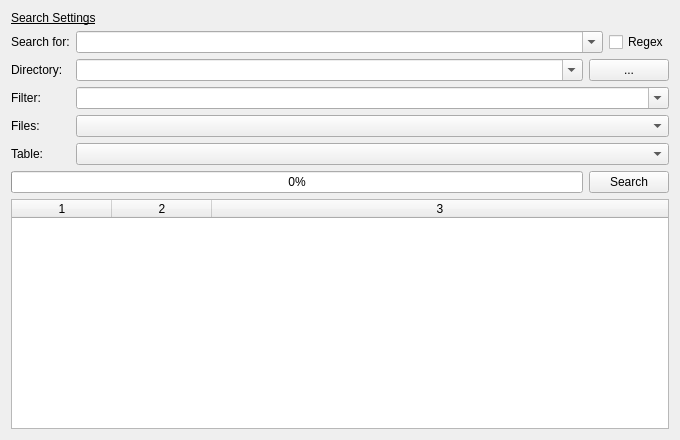
<?xml version="1.0" encoding="UTF-8"?>
<ui version="4.0">
 <class>SearchDlg</class>
 <widget class="QDialog" name="SearchDlg">
  <property name="geometry">
   <rect>
    <x>0</x>
    <y>0</y>
    <width>680</width>
    <height>440</height>
   </rect>
  </property>
  <property name="sizePolicy">
   <sizepolicy hsizetype="Preferred" vsizetype="Preferred">
    <horstretch>0</horstretch>
    <verstretch>0</verstretch>
   </sizepolicy>
  </property>
  <property name="maximumSize">
   <size>
    <width>16777215</width>
    <height>16777215</height>
   </size>
  </property>
  <property name="windowTitle">
   <string>Search in Files...</string>
  </property>
  <layout class="QVBoxLayout" name="verticalLayout">
   <item>
    <layout class="QHBoxLayout" name="horizontalLayout">
     <item>
      <layout class="QFormLayout" name="formLayout">
       <item row="0" column="0" colspan="2">
        <widget class="QLabel" name="labelSettings">
         <property name="font">
          <font>
           <underline>true</underline>
          </font>
         </property>
         <property name="text">
          <string>Search Settings</string>
         </property>
        </widget>
       </item>
       <item row="1" column="0">
        <widget class="QLabel" name="labelSearchFor">
         <property name="text">
          <string>Search for:</string>
         </property>
        </widget>
       </item>
       <item row="1" column="1">
        <layout class="QHBoxLayout" name="horizontalLayout_3">
         <item>
          <widget class="QComboBox" name="cbSearchFor">
           <property name="sizePolicy">
            <sizepolicy hsizetype="Expanding" vsizetype="Fixed">
             <horstretch>0</horstretch>
             <verstretch>0</verstretch>
            </sizepolicy>
           </property>
           <property name="editable">
            <bool>true</bool>
           </property>
           <property name="insertPolicy">
            <enum>QComboBox::NoInsert</enum>
           </property>
          </widget>
         </item>
         <item>
          <widget class="QCheckBox" name="useRegex">
           <property name="focusPolicy">
            <enum>Qt::NoFocus</enum>
           </property>
           <property name="text">
            <string>Regex</string>
           </property>
          </widget>
         </item>
        </layout>
       </item>
       <item row="2" column="0">
        <widget class="QLabel" name="labelDirectory">
         <property name="text">
          <string>Directory:</string>
         </property>
        </widget>
       </item>
       <item row="2" column="1">
        <layout class="QHBoxLayout" name="horizontalLayout_4">
         <item>
          <widget class="QComboBox" name="cbDirectory">
           <property name="sizePolicy">
            <sizepolicy hsizetype="Expanding" vsizetype="Fixed">
             <horstretch>0</horstretch>
             <verstretch>0</verstretch>
            </sizepolicy>
           </property>
           <property name="editable">
            <bool>true</bool>
           </property>
           <property name="insertPolicy">
            <enum>QComboBox::NoInsert</enum>
           </property>
          </widget>
         </item>
         <item>
          <widget class="QPushButton" name="buttonChooseDirectory">
           <property name="sizePolicy">
            <sizepolicy hsizetype="Minimum" vsizetype="Minimum">
             <horstretch>0</horstretch>
             <verstretch>0</verstretch>
            </sizepolicy>
           </property>
           <property name="focusPolicy">
            <enum>Qt::NoFocus</enum>
           </property>
           <property name="text">
            <string notr="true">...</string>
           </property>
          </widget>
         </item>
        </layout>
       </item>
       <item row="4" column="0">
        <widget class="QLabel" name="labelFiles">
         <property name="text">
          <string>Files:</string>
         </property>
        </widget>
       </item>
       <item row="4" column="1">
        <widget class="QComboBox" name="cbFiles"/>
       </item>
       <item row="5" column="0">
        <widget class="QLabel" name="labelDecodingTable">
         <property name="text">
          <string>Table:</string>
         </property>
        </widget>
       </item>
       <item row="5" column="1">
        <widget class="QComboBox" name="cbDecodingTable"/>
       </item>
       <item row="3" column="0">
        <widget class="QLabel" name="labelFilter">
         <property name="text">
          <string>Filter:</string>
         </property>
        </widget>
       </item>
       <item row="3" column="1">
        <widget class="QComboBox" name="cbFilter">
         <property name="editable">
          <bool>true</bool>
         </property>
         <property name="insertPolicy">
          <enum>QComboBox::NoInsert</enum>
         </property>
        </widget>
       </item>
      </layout>
     </item>
    </layout>
   </item>
   <item>
    <layout class="QHBoxLayout" name="horizontalLayout_2">
     <item>
      <widget class="QProgressBar" name="progressBar">
       <property name="maximum">
        <number>1</number>
       </property>
       <property name="value">
        <number>0</number>
       </property>
       <property name="format">
        <string notr="true">%p%</string>
       </property>
      </widget>
     </item>
     <item>
      <widget class="QPushButton" name="buttonSearch">
       <property name="focusPolicy">
        <enum>Qt::NoFocus</enum>
       </property>
       <property name="text">
        <string>Search</string>
       </property>
      </widget>
     </item>
    </layout>
   </item>
   <item>
    <widget class="QTableWidget" name="table">
     <property name="selectionMode">
      <enum>QAbstractItemView::ContiguousSelection</enum>
     </property>
     <property name="columnCount">
      <number>3</number>
     </property>
     <attribute name="horizontalHeaderMinimumSectionSize">
      <number>40</number>
     </attribute>
     <attribute name="horizontalHeaderStretchLastSection">
      <bool>true</bool>
     </attribute>
     <attribute name="verticalHeaderVisible">
      <bool>true</bool>
     </attribute>
     <attribute name="verticalHeaderDefaultSectionSize">
      <number>24</number>
     </attribute>
     <attribute name="verticalHeaderMinimumSectionSize">
      <number>24</number>
     </attribute>
     <column/>
     <column/>
     <column/>
    </widget>
   </item>
  </layout>
 </widget>
 <tabstops>
  <tabstop>cbSearchFor</tabstop>
  <tabstop>cbDirectory</tabstop>
  <tabstop>cbFilter</tabstop>
  <tabstop>cbFiles</tabstop>
  <tabstop>cbDecodingTable</tabstop>
  <tabstop>table</tabstop>
 </tabstops>
 <resources/>
 <connections/>
</ui>
